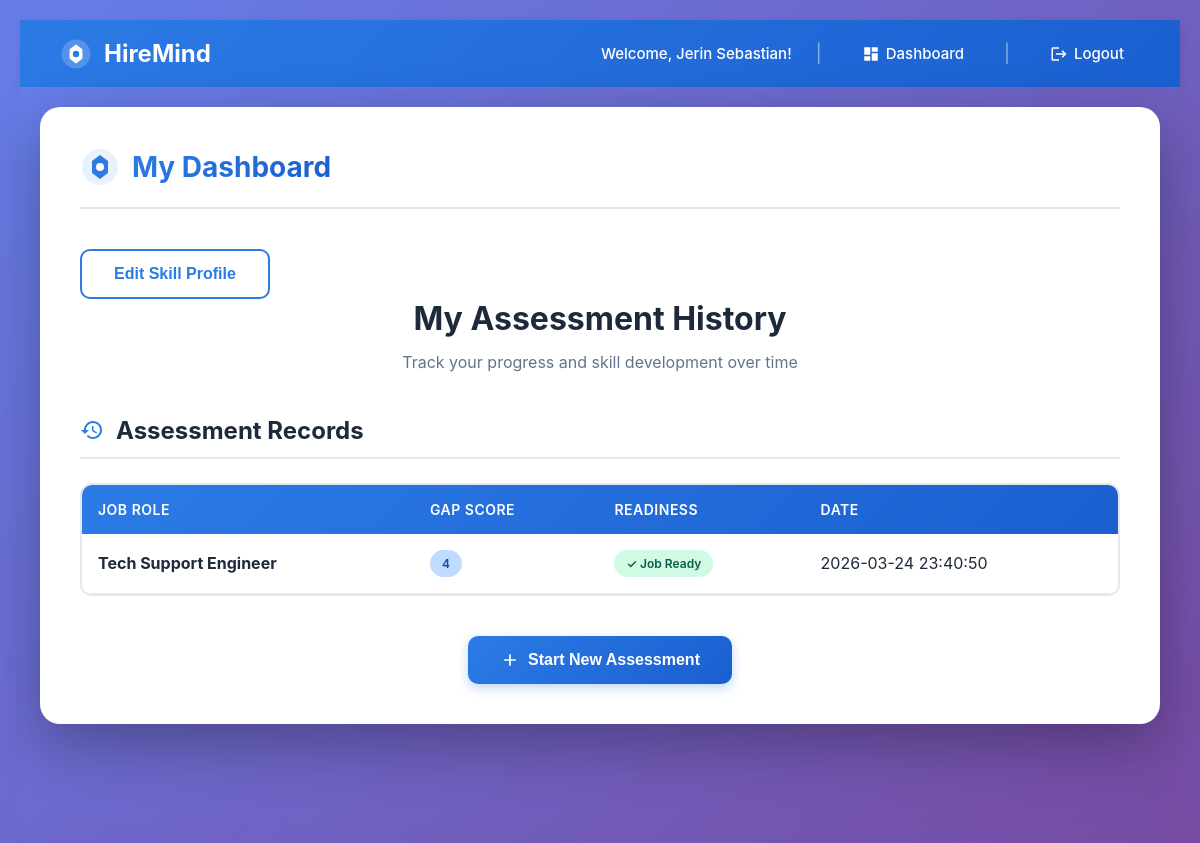
The app's page /dashboard (signed in), older data.
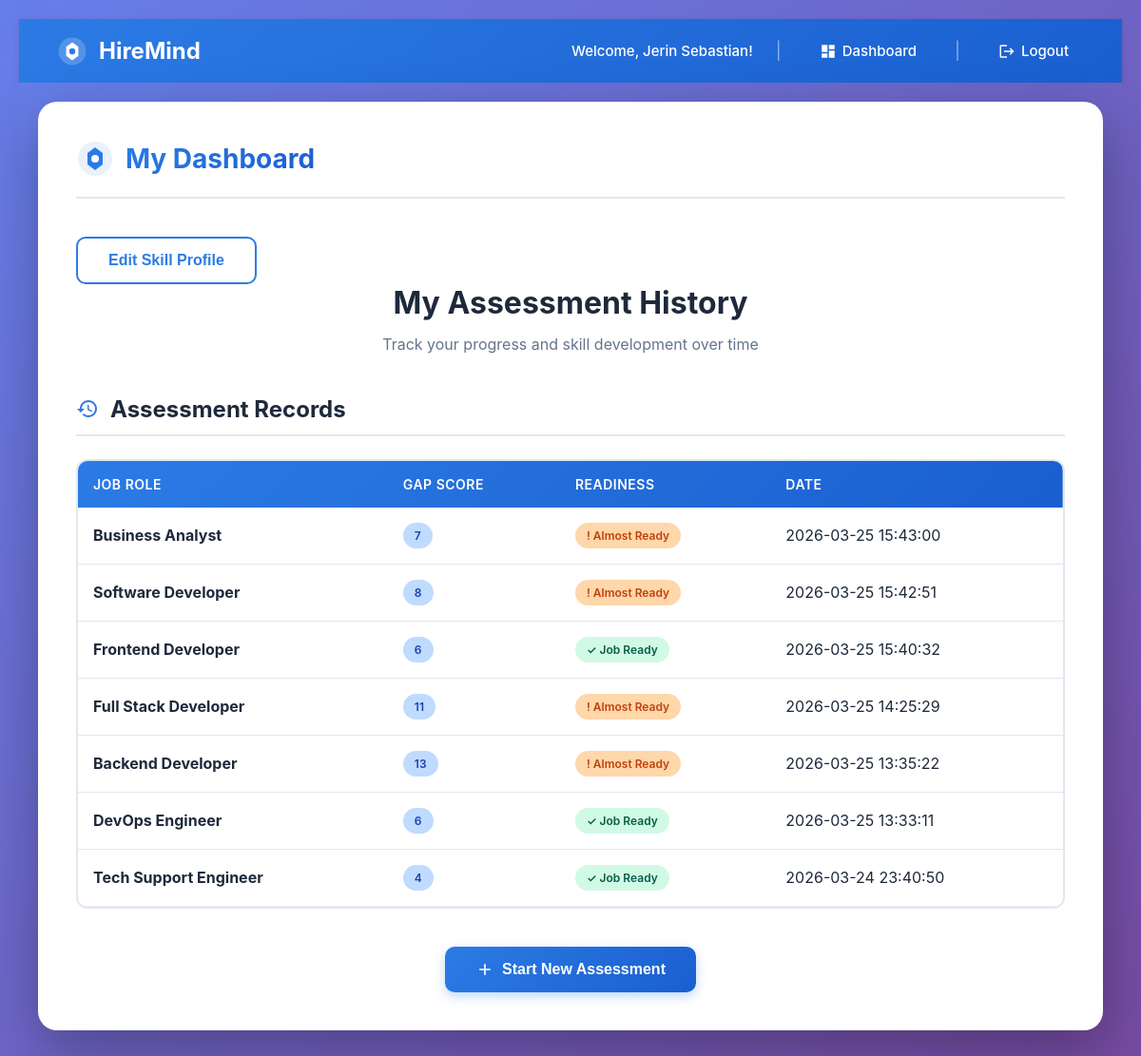
The same page, newer data.
### tables this page shows
CREATE TABLE assessments (
            id INTEGER PRIMARY KEY AUTOINCREMENT,
            user_id INTEGER,
            job_role TEXT,
            total_gap INTEGER,
            readiness TEXT,
            created_at TEXT,
            FOREIGN KEY (user_id) REFERENCES users(id)
        );

### app.py (the view)
@app.route('/dashboard')
def dashboard():
    if 'user_id' not in session:
        return redirect(url_for('login'))
    conn = sqlite3.connect("hiremind.db", timeout=10)
    cursor = conn.cursor()
    cursor.execute("""
        SELECT id, job_role, total_gap, readiness, created_at
        FROM assessments
        WHERE user_id = ?
        ORDER BY created_at DESC
    """, (session['user_id'],))
    assessments = cursor.fetchall()
    conn.close()
    return render_template('dashboard.html', assessments=assessments)

### templates/dashboard.html (shortened to what this page needs)
{% extends "base.html" %}
{% block content %}
<head>
    <link rel="stylesheet" href="{{ url_for('static', filename='style.css') }}">
</head>
<div style="padding: 20px;">
    <div class="container">
        <div class="header">
            <div class="logo">
                <svg width="40" height="40" viewBox="0 0 40 40" fill="none">
                    <circle cx="20" cy="20" r="18" fill="#2C7BE5" opacity="0.1"/>
                    <path d="M20 8L28 14V26L20 32L12 26V14L20 8Z" fill="#2C7BE5"/>
                    <circle cx="20" cy="20" r="4" fill="white"/>
                </svg>
                <h1>My Dashboard</h1>
            </div>
        </div>
        <button onclick="window.location.href='/edit_skills'" class="btn-secondary">
        Edit Skill Profile
        </button>
        <div class="content-header">
            <h2>My Assessment History</h2>
            <p class="subtitle">Track your progress and skill development over time</p>
        </div>
        {% if assessments %}
        <div class="section">
            <h3 class="section-title">
                <svg width="24" height="24" viewBox="0 0 24 24" fill="currentColor">
                    <path d="M13 3c-4.97 0-9 4.03-9 9H1l3.89 3.89.07.14L9 12H6c0-3.87 3.13-7 7-7s7 3.13 7 7-3.13 7-7 7c-1.93 0-3.68-.79-4.94-2.06l-1.42 1.42C8.27 19.99 10.51 21 13 21c4.97 0 9-4.03 9-9s-4.03-9-9-9zm-1 5v5l4.28 2.54.72-1.21-3.5-2.08V8H12z"/>
                </svg>
                Assessment Records
            </h3>
            <div class="table-container">
                <table class="modern-table">
                    <thead>
                        <tr>
                            <th>Job Role</th>
                            <th>Gap Score</th>
                            <th>Readiness</th>
                            <th>Date</th>
                        </tr>
                    </thead>
                    <tbody>
                        {% for a in assessments %}
                        <tr onclick="window.location.href='/assessment/{{ a[0] }}'" style="cursor:pointer;">
                            <td><strong>{{ a[1] }}</strong></td>
                            <td><span class="level-badge level-2">{{ a[2] }}</span></td>
                            <td>
                                <span class="status-badge {% if 'Job Ready' in a[3] %}status-Strong{% elif 'Almost' in a[3] %}status-Weak{% else %}status-Missing{% endif %}">
                                    {% if 'Job Ready' in a[3] %}✓
                                    {% elif 'Almost' in a[3] %}!
                                    {% else %}✗
                                    {% endif %}
                                    {{ a[3] }}
                                </span>
                            </td>
                            <td>{{ a[4] }}</td>
                        </tr>
                        {% endfor %}
                    </tbody>
                </table>
            </div>
        </div>
        {% endif %}
        <div class="button-container">
            <button onclick="window.location.href='/'" class="btn-primary">
                <svg width="20" height="20" viewBox="0 0 24 24" fill="currentColor">
                    <path d="M19 13h-6v6h-2v-6H5v-2h6V5h2v6h6v2z"/>
                </svg>
                Start New Assessment
            </button>
        </div>
    </div>
</div>
{% endblock %}

### templates/base.html (shortened to what this page needs)
<!DOCTYPE html>
<html>
<head>
    <link rel="stylesheet" href="{{ url_for('static', filename='style.css') }}">
</head>
<body>
{% if session.get('username') %}
<div class="top-nav">
    <div class="nav-brand">
        <svg width="32" height="32" viewBox="0 0 40 40" fill="none">
            <circle cx="20" cy="20" r="18" fill="white" opacity="0.2"/>
            <path d="M20 8L28 14V26L20 32L12 26V14L20 8Z" fill="white"/>
            <circle cx="20" cy="20" r="4" fill="#2C7BE5"/>
        </svg>
        HireMind
    </div>
    <div class="nav-links">
        <span class="nav-welcome">Welcome, {{ session['username'] }}!</span>
        <span class="nav-divider">|</span>
        <a href="/dashboard" class="nav-link">
            <svg width="18" height="18" viewBox="0 0 24 24" fill="currentColor">
                <path d="M3 13h8V3H3v10zm0 8h8v-6H3v6zm10 0h8V11h-8v10zm0-18v6h8V3h-8z"/>
            </svg>
            Dashboard
        </a>
        <span class="nav-divider">|</span>
        <a href="/logout" class="nav-link">
            <svg width="18" height="18" viewBox="0 0 24 24" fill="currentColor">
                <path d="M17 7l-1.41 1.41L18.17 11H8v2h10.17l-2.58 2.58L17 17l5-5zM4 5h8V3H4c-1.1 0-2 .9-2 2v14c0 1.1.9 2 2 2h8v-2H4V5z"/>
            </svg>
            Logout
        </a>
    </div>
</div>
{% endif %}
<div class="page-content">
    {% block content %}{% endblock %}
</div>
</body>
</html>

### static/style.css (style rules this page uses)
* { margin: 0; padding: 0; box-sizing: border-box; }
body { font-family: -apple-system, BlinkMacSystemFont, 'Segoe UI', 'Roboto', 'Oxygen', 'Ubuntu', 'Cantarell', sans-serif; background: linear-gradient(135deg, #667eea 0%, #764ba2 100%); min-height: 100vh; padding: 20px; color: #1e293b; }
.container { max-width: 1200px; margin: 0 auto; background: #ffffff; padding: 40px; border-radius: 20px; box-shadow: 0 20px 60px rgba(0, 0, 0, 0.3); animation: slideIn 0.6s ease-out; }
.header { display: flex; justify-content: space-between; align-items: center; margin-bottom: 40px; padding-bottom: 20px; border-bottom: 2px solid #e2e8f0; }
.logo { display: flex; align-items: center; gap: 12px; }
.logo h1 { font-size: 28px; font-weight: 700; background: linear-gradient(135deg, #2C7BE5 0%, #1a5fd0 100%); -webkit-background-clip: text; -webkit-text-fill-color: transparent; background-clip: text; }
.content-header { text-align: center; margin-bottom: 40px; }
.content-header h2 { font-size: 32px; color: #1e293b; margin-bottom: 12px; font-weight: 700; }
.subtitle { color: #64748b; font-size: 16px; line-height: 1.6; max-width: 600px; margin: 0 auto; }
.level-2 { background: #3b82f6; }
.section { margin-bottom: 40px; }
.section-title { display: flex; align-items: center; gap: 12px; font-size: 24px; color: #1e293b; font-weight: 700; margin-bottom: 24px; padding-bottom: 12px; border-bottom: 2px solid #e2e8f0; }
.section-title svg { color: #2C7BE5; }
.table-container { overflow-x: auto; border-radius: 12px; border: 2px solid #e2e8f0; }
.modern-table { width: 100%; border-collapse: collapse; background: white; }
.modern-table thead { background: linear-gradient(135deg, #2C7BE5 0%, #1a5fd0 100%); }
.modern-table th { padding: 16px; text-align: left; color: white; font-weight: 600; font-size: 14px; text-transform: uppercase; letter-spacing: 0.5px; }
.modern-table td { padding: 16px; border-bottom: 1px solid #e2e8f0; }
.level-badge { display: inline-block; padding: 6px 12px; border-radius: 20px; font-size: 12px; font-weight: 600; }
.level-badge.level-2 { background: #bfdbfe; color: #1e40af; }
.status-badge { display: inline-flex; align-items: center; gap: 6px; padding: 6px 12px; border-radius: 20px; font-size: 12px; font-weight: 600; }
.status-Strong { background: #d1fae5; color: #065f46; }
.status-Weak { background: #fed7aa; color: #c2410c; }
.button-container { display: flex; justify-content: center; gap: 16px; margin-top: 40px; }
button, .btn-primary, .btn-secondary { padding: 14px 32px; border: none; border-radius: 10px; font-size: 16px; font-weight: 600; cursor: pointer; transition: all 0.3s ease; display: inline-flex; align-items: center; gap: 8px; }
.btn-primary, button[type="submit"] { background: linear-gradient(135deg, #2C7BE5 0%, #1a5fd0 100%); color: white; box-shadow: 0 4px 12px rgba(44, 123, 229, 0.3); }
.btn-secondary { background: white; color: #2C7BE5; border: 2px solid #2C7BE5; }

### templates/base.html (style rules this page uses)
body { margin: 0; padding: 0; }
.top-nav { background: linear-gradient(135deg, #2C7BE5 0%, #1a5fd0 100%); padding: 16px 40px; box-shadow: 0 2px 8px rgba(0, 0, 0, 0.1); display: flex; justify-content: space-between; align-items: center; }
.nav-brand { display: flex; align-items: center; gap: 12px; color: white; font-size: 24px; font-weight: 700; }
.nav-links { display: flex; align-items: center; gap: 24px; }
.nav-welcome { color: white; font-size: 15px; font-weight: 500; }
.nav-link { color: white; text-decoration: none; font-size: 15px; font-weight: 500; padding: 8px 16px; border-radius: 6px; transition: all 0.3s ease; display: inline-flex; align-items: center; gap: 6px; }
.nav-divider { color: rgba(255, 255, 255, 0.5); font-size: 18px; }
.page-content { padding: 0; background: linear-gradient(135deg, #667eea 0%, #764ba2 100%); min-height: calc(100vh - 64px); }

Row changes from the older to the newer data that the page shows:
added assessments: job_role "Business Analyst", total_gap "7", readiness "Almost Ready", created_at "2026-03-25 15:43:00"
added assessments: job_role "Software Developer", total_gap "8", readiness "Almost Ready", created_at "2026-03-25 15:42:51"
added assessments: job_role "Frontend Developer", total_gap "6", readiness "Job Ready", created_at "2026-03-25 15:40:32"
added assessments: job_role "Full Stack Developer", total_gap "11", readiness "Almost Ready", created_at "2026-03-25 14:25:29"
added assessments: job_role "Backend Developer", total_gap "13", readiness "Almost Ready", created_at "2026-03-25 13:35:22"
added assessments: job_role "DevOps Engineer", total_gap "6", readiness "Job Ready", created_at "2026-03-25 13:33:11"
